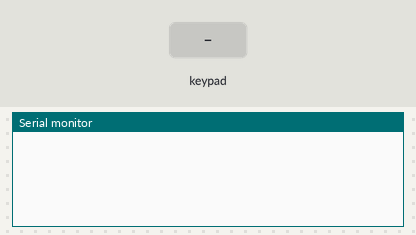
Simulated run of this sketch. Board: ESP32. On the bench: the last lines printed to the serial monitor. The test bench sets the inputs (shaded band). USB keyboard and mouse output is not drawn.

Above: at 1.2 s.
1.3 s: key '1' pressed
At 2.5 s:
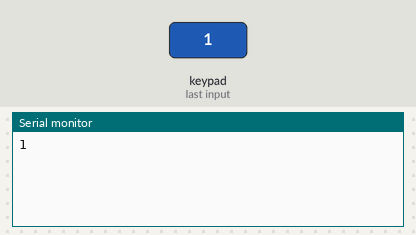
2.8 s: keypad keys 2 3 1 9 1 8 5 # pressed 0.4 s apart
At 5.9 s:
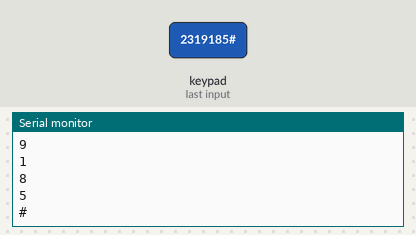
7.5 s: key 'A' pressed
At 8.6 s:
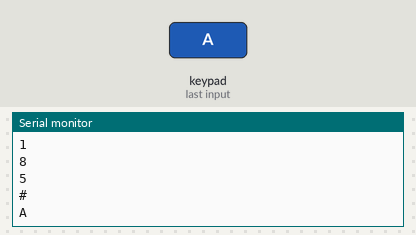
9.0 s: keypad keys 2 3 1 9 1 8 5 * pressed 0.4 s apart
At 13.0 s:
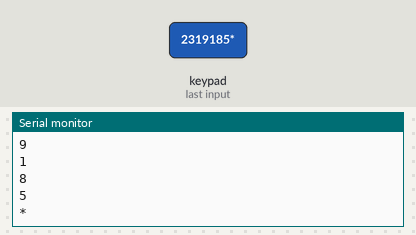
13.7 s: key 'B' pressed
At 14.6 s:
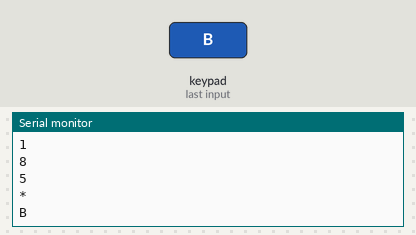
15.2 s: keypad keys 2 3 1 9 1 8 5 D pressed 0.4 s apart
At 19.0 s:
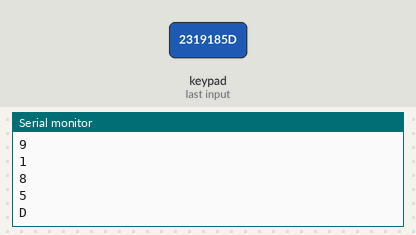
Timing chart, 0 to 20.5 s (numbered marks = the images above; inputs shaded):
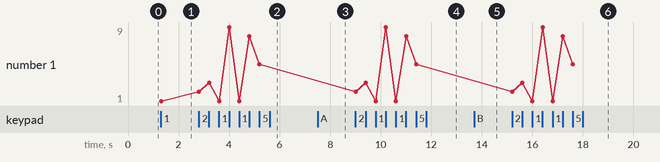

The sketch:

BLE-switcheroonie.ino
```cpp
/*******************************************************************
 *  A simple Macro keyboard built with an ESP32 and a
 *  4*4 Button Matrix.
 *
 *  I use a TinyPICO ESP32 for this project, but you could
 *  use any ESP32, just adjust the row and col pins if
 *  required.
 *
 *  Parts:
 *  TinyPICO ESP32 - https://www.tinypico.com/
 *  4*4 Keypad Button Matrix* - http://s.click.aliexpress.com/e/CqnjTgGg
 *
 *  * = Affilate
 *
 *  If you find what I do useful and would like to support me,
 *  please consider becoming a sponsor on Github
 *  https://github.com/sponsors/witnessmenow/
 *
 *  Written by Brian Lough
 *  YouTube: https://www.youtube.com/brianlough
 *  Tindie: https://www.tindie.com/stores/brianlough/
 *  Twitter: https://twitter.com/witnessmenow
 *******************************************************************/

// ----------------------------
// Additional Libraries - each one of these will need to be installed.
// ----------------------------

#include <BleKeyboard.h>
// This library is for using BLE HID with your ESP32
//
// This is not availble on the library manager so
// needs to be installed from Github
// https://github.com/T-vK/ESP32-BLE-Keyboard

#include <Keypad.h>
// This library is for interfacing with the 4x4 Matrix
//
// Can be installed from the library manager, search for "keypad"
// and install the one by Mark Stanley and Alexander Brevig
// https://playground.arduino.cc/Code/Keypad/

const byte ROWS = 4; //four rows
const byte COLS = 4; //four columns

// the library will return the character inside this array
// when the appropriate button is pressed.
char keys[ROWS][COLS] = {
  {'1', '2', '3', 'A'},
  {'4', '5', '6', 'B'},
  {'7', '8', '9', 'C'},
  {'*', '0', '#', 'D'},
};

// Looking at the keypad from the front, the row pins are on the left.

byte rowPins[ROWS] = {23, 19, 18, 5}; //connect to the row pinouts of the keypad
byte colPins[COLS] = {22, 21, 32, 33 }; //connect to the column pinouts of the keypad

Keypad keypad = Keypad( makeKeymap(keys), rowPins, colPins, ROWS, COLS );

// First param is name
// Second is manufacturer
// Third is initial batter level
BleKeyboard bleKeyboard("BLE_Switcheroonie", "BLough", 100);

void setup() {
  Serial.begin(9600);
  bleKeyboard.begin();
}

// This will hold down all the following buttons.
void sendMacroCommand(uint8_t key) {
  bleKeyboard.press(KEY_LEFT_CTRL);
  bleKeyboard.press(KEY_LEFT_SHIFT);
  bleKeyboard.press(KEY_LEFT_ALT);
  bleKeyboard.press(key);
}

void loop() {
  char key = keypad.getKey();

  // Only do something with the keypress if we
  // are connected to something via bluetooth

  if (bleKeyboard.isConnected() && key) {
    Serial.println(key);
    switch (key) {
      case '1':
        sendMacroCommand(KEY_F1);
        break;
      case '2':
        sendMacroCommand(KEY_F2);
        break;
      case '3':
        sendMacroCommand(KEY_F3);
        break;
      case '4':
        sendMacroCommand(KEY_F4);
        break;
      case '5':
        sendMacroCommand(KEY_F5);
        break;
      case '6':
        sendMacroCommand(KEY_F6);
        break;
      case '7':
        sendMacroCommand(KEY_F7);
        break;
      case '8':
        sendMacroCommand(KEY_F8);
        break;
      case '9':
        sendMacroCommand(KEY_F9);
        break;
      case '0':
        sendMacroCommand(KEY_F10);
        break;
      case '*':
        sendMacroCommand(KEY_F11);
        break;
      case '#':
        sendMacroCommand(KEY_F12);
        break;
      case 'A':
        sendMacroCommand('a');
        break;
      case 'B':
        sendMacroCommand('b');
        break;
      case 'C':
        sendMacroCommand('c');
        break;
      case 'D':
        sendMacroCommand('d');
        break;
    }

    delay(100);
    bleKeyboard.releaseAll(); // this releases the buttons
  }
}
```

Measured:
- after the input at 1.3 s, the serial monitor: prints a new line at once (image 1)
- after the input at 2.8 s, the serial monitor: prints a new line at once (image 2)
- after the input at 7.5 s, the serial monitor: prints a new line at once (image 3)
- after the input at 9.0 s, the serial monitor: prints a new line at once (image 4)
- after the input at 13.7 s, the serial monitor: prints a new line at once (image 5)
- after the input at 15.2 s, the serial monitor: prints a new line at once (image 6)
- plotted number 1: 1 → 5 after the input at 2.8 s
